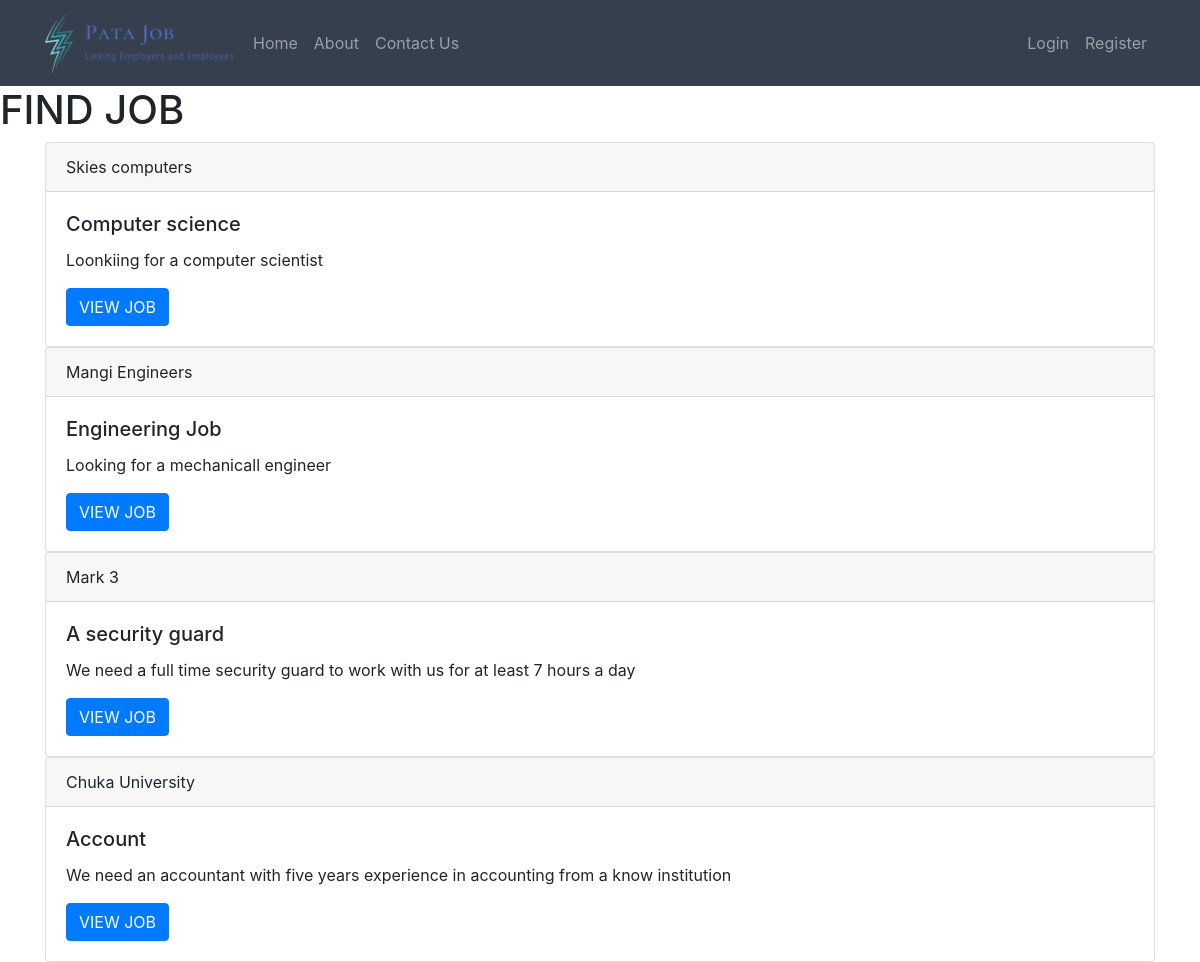
Before: /home/findjob with the older database file.
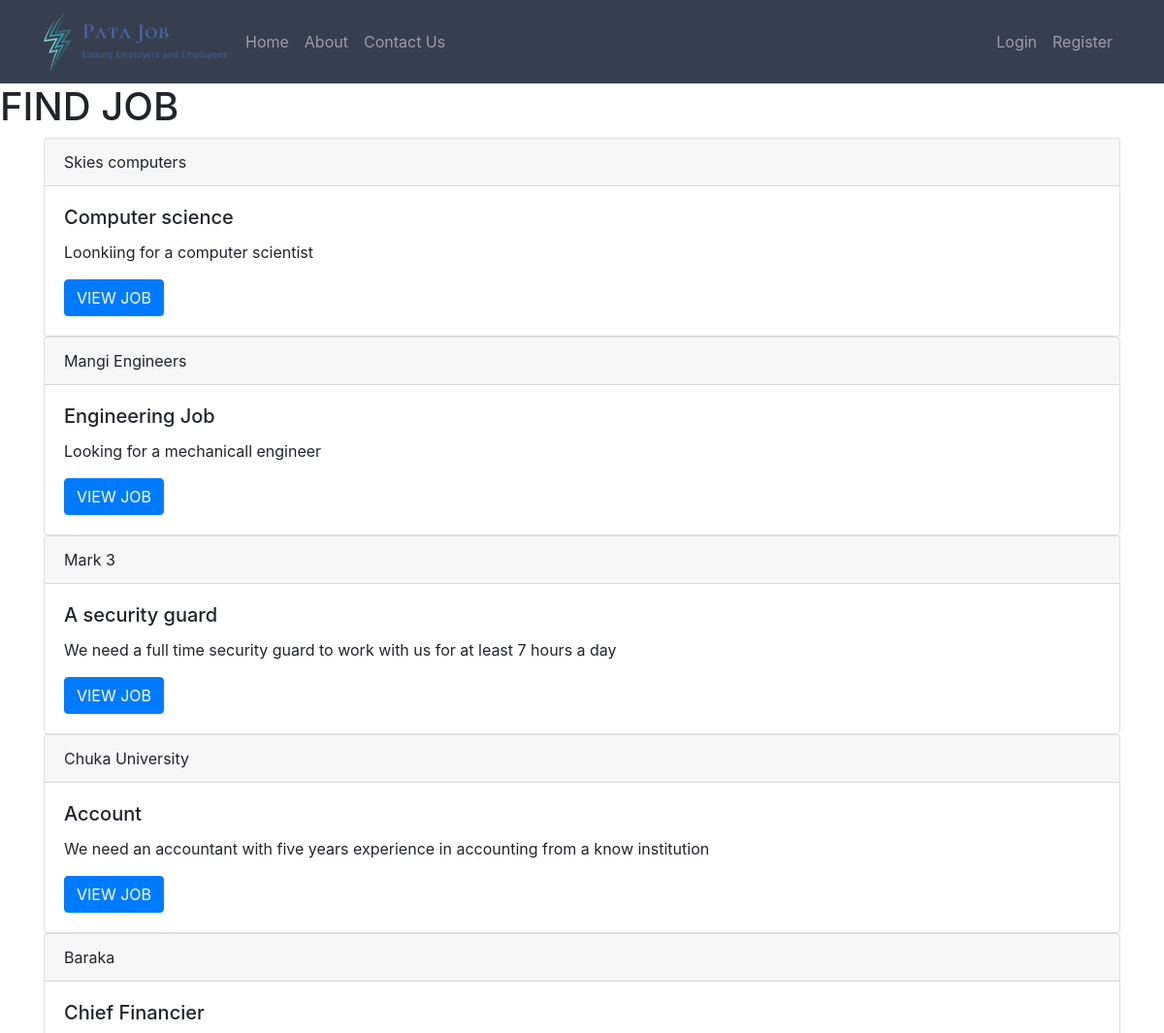
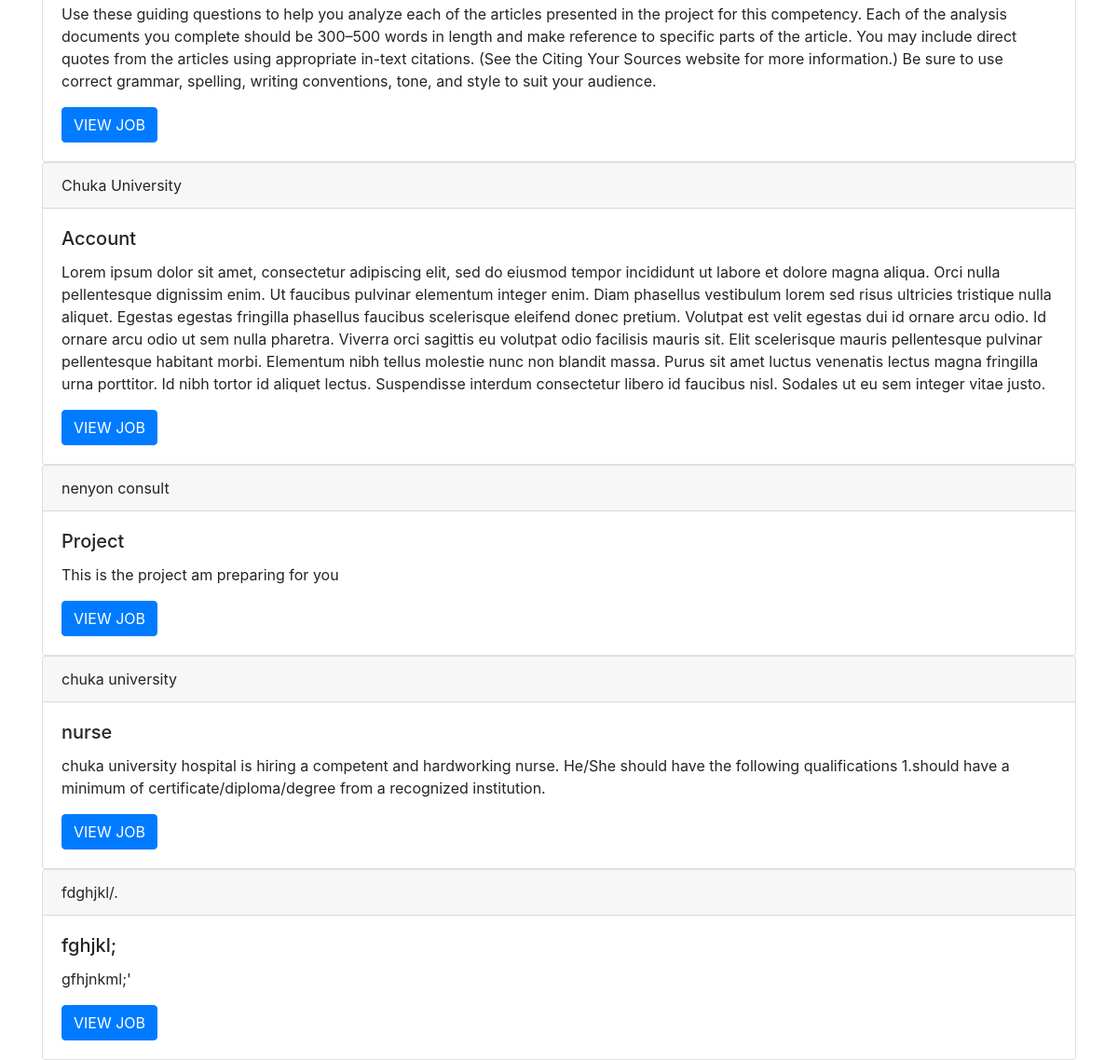
After: the same page with the newer database file (2 pictures, top to bottom).
### jobs/models.py (models this page shows, shortened)
class Post(models.Model):
    company = models.CharField(max_length=50)
    title = models.CharField(max_length=50)
    content = models.TextField()
    date_posted = models.DateTimeField(default = timezone.now)
    author = models.ForeignKey(User, default = "", on_delete=models.CASCADE)

### jobs/views.py (the view)
# urls.py: path('findjob', views.findjob,name = 'findjob'),
def findjob(request):
    context = {
        'posts': Post.objects.all()
    }
    return render (request, 'jobs/findjob.html', context)

### jobs/templates/jobs/findjob.html
{% extends "jobs/base.html" %}
{% block content%}
<h1> FIND JOB</h1>
<div class = "container">
     {% for post in posts %}
    <div class="card">
        <div class="card-header">
         {{ post.company }}
        </div>
        <div class="card-body">
            <h5 class="card-title"> {{ post.title }}</h5>
             <p class="card-text">{{ post.content }}</p>
             <a href="{% url 'post-detail' post.id %}" class="btn btn-primary">VIEW JOB</a>
        </div>
    </div>
    {% endfor %}
</div>
{% endblock %}

Changed rows visible on the page:
added Post: company "Baraka", title "Chief Financier", content "Use these guiding questions to help you analyze each of the articles presented in the project for this competency. Each of the analysis documents you complete should be 300–500 words in length and make reference to specific parts of the article. You may include direct quotes from the articles using appropriate in-text citations. (See the Citing Your Sources website for more information.) Be sure to use correct grammar, spelling, writing conventions, tone, and style to suit your audience."
added Post: company "Chuka University", title "Account", content "Lorem ipsum dolor sit amet, consectetur adipiscing elit, sed do eiusmod tempor incididunt ut labore et dolore magna aliqua. Orci nulla pellentesque dignissim enim. Ut faucibus pulvinar elementum integer enim. Diam phasellus vestibulum lorem sed risus ultricies tristique nulla aliquet. Egestas egestas fringilla phasellus faucibus scelerisque eleifend donec pretium. Volutpat est velit egestas dui id ornare arcu odio. Id ornare arcu odio ut sem nulla pharetra. Viverra orci sagittis eu volutpat odio facilisis mauris sit. Elit scelerisque mauris pellentesque pulvinar pellentesque habitant morbi. Elementum nibh tellus molestie nunc non blandit massa. Purus sit amet luctus venenatis lectus magna…"
added Post: company "nenyon consult", title "Project", content "This is the project am preparing for you"
added Post: company "chuka university", title "nurse", content "chuka university hospital is hiring a competent and hardworking nurse. He/She should have the following qualifications 1.should have a minimum of certificate/diploma/degree from a recognized institution."
added Post: company "fdghjkl/.", title "fghjkl;", content "gfhjnkml;'"
